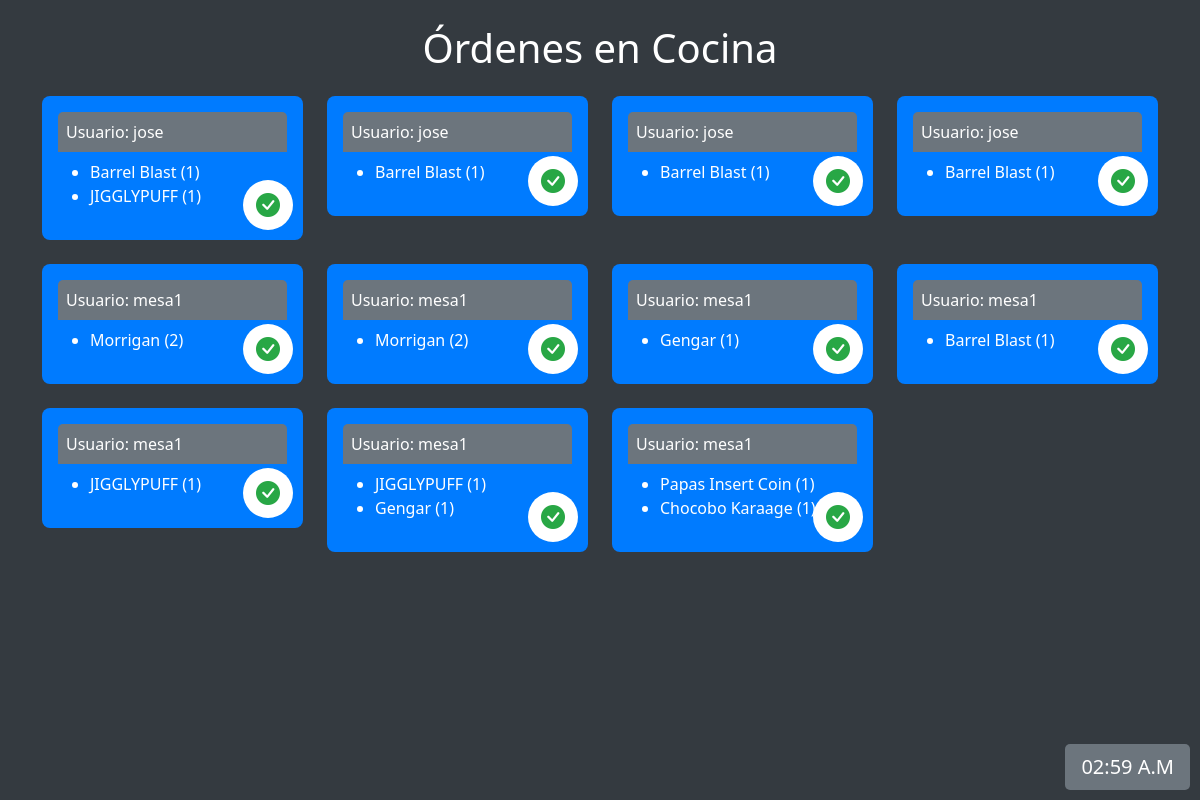
The page /cocina/ (signed in) on the database its author committed.
### pedidos/models.py (models this page shows, shortened)
class Pedido(models.Model):
    ESTADOS = [
        ('PREP', 'En preparación'),
        ('LIST', 'Listo para entrega'),
        ('ENTR', 'Entregado'),
    ]
    mesa = models.ForeignKey(settings.AUTH_USER_MODEL, on_delete=models.CASCADE)  # Cambiado a AUTH_USER_MODEL
    fecha_pedido = models.DateTimeField(auto_now_add=True)
    productos = models.ManyToManyField(Producto, through='PedidoProducto')
    total = models.IntegerField(default=0)
    estado = models.CharField(max_length=4, choices=ESTADOS, default='PREP')  # Estado inicial

class PedidoProducto(models.Model):
    pedido = models.ForeignKey(Pedido, on_delete=models.CASCADE)
    producto = models.ForeignKey(Producto, on_delete=models.CASCADE)
    cantidad = models.PositiveIntegerField(default=1)
    subtotal = models.IntegerField()

class Producto(models.Model):
    CATEGORIAS = [
        ('Platos', 'Platos'),
        ('Bebestibles', 'Bebestibles'),
        ('Acompañamiento', 'Acompañamiento'),
        ('Postres', 'Postres'),
    ]
    nombre = models.CharField(max_length=100)
    categoria = models.CharField(max_length=50, choices=CATEGORIAS)
    precio = models.IntegerField()
    descripcion = models.TextField(blank=True, null=True)
    disponible = models.BooleanField(default=True)
    imagen = models.ImageField(upload_to='productos/', blank=True, null=True)

### cocina/views.py (the view)
# urls.py: path('', views.vista_cocina, name='vista_cocina'),
def vista_cocina(request):
    pedidos = Pedido.objects.filter(estado='PREP').order_by('fecha_pedido')
    return render(request, 'cocina/vista_cocina.html', {'pedidos': pedidos})

### cocina/templates/cocina/vista_cocina.html (shortened to what this page needs)
{% load static %}
<!DOCTYPE html>
<html lang="es">
<head>
    <link rel="stylesheet" href="https://cdn.jsdelivr.net/npm/bootstrap@5.3.0-alpha1/dist/css/bootstrap.min.css">
    <link rel="stylesheet" href="https://cdn.jsdelivr.net/npm/bootstrap-icons@1.9.0/font/bootstrap-icons.css">
    <link rel="stylesheet" href="{% static 'css/cocina.css' %}">
</head>
<body>
<div class="container mt-4">
    <h1 class="text-center mb-4">Órdenes en Cocina</h1>
    <div class="row g-4">
        {% for pedido in pedidos %}
            <div class="col-md-3">
                <div class="order-card position-relative" id="order-card-{{ pedido.id }}">
                    <div class="order-header">
                        Usuario: {{ pedido.mesa.username }}
                    </div>
                    <ul class="mt-2">
                        {% for pedido_producto in pedido.pedidoproducto_set.all %}
                            <li>{{ pedido_producto.producto.nombre }} ({{ pedido_producto.cantidad }})</li>
                        {% endfor %}
                    </ul>
                    <button class="check-button btn" data-order-id="{{ pedido.id }}">
                        <i class="bi bi-check-circle-fill"></i>
                    </button>
                </div>
            </div>
        {% empty %}
            <p class="text-center">No hay órdenes pendientes.</p>
        {% endfor %}
    </div>
    <div class="clock" id="clock">13:00 P.M</div>
</div>
</body>
</html>

### pedidos/static/css/cocina.css (style rules this page uses)
.order-card { background-color: #007bff; color: white; border-radius: 8px; padding: 1rem; transition: opacity 0.5s ease-out; }
.order-header { background-color: #6c757d; color: white; padding: 0.5rem; border-radius: 5px 5px 0 0; }
.check-button { position: absolute; bottom: 10px; right: 10px; font-size: 1.5rem; color: #28a745; background-color: #ffffff; border-radius: 50%; width: 50px; height: 50px; display: flex; align-items: center; justify-content: center; border: none; }
.clock { position: fixed; bottom: 10px; right: 10px; font-size: 1.25rem; color: white; background-color: #6c757d; padding: 0.5rem 1rem; border-radius: 5px; }
body { background-color: #343a40; color: white; }

### rows shown on the page
Pedido: mesa.username "jose"
PedidoProducto: producto.nombre "Barrel Blast", cantidad "1"
PedidoProducto: producto.nombre "JIGGLYPUFF", cantidad "1"
Pedido: mesa.username "jose"
PedidoProducto: producto.nombre "Barrel Blast", cantidad "1"
Pedido: mesa.username "jose"
PedidoProducto: producto.nombre "Barrel Blast", cantidad "1"
Pedido: mesa.username "jose"
PedidoProducto: producto.nombre "Barrel Blast", cantidad "1"
Pedido: mesa.username "mesa1"
PedidoProducto: producto.nombre "Morrigan", cantidad "2"
Pedido: mesa.username "mesa1"
PedidoProducto: producto.nombre "Morrigan", cantidad "2"
Pedido: mesa.username "mesa1"
PedidoProducto: producto.nombre "Gengar", cantidad "1"
Pedido: mesa.username "mesa1"
PedidoProducto: producto.nombre "Barrel Blast", cantidad "1"
Pedido: mesa.username "mesa1"
PedidoProducto: producto.nombre "JIGGLYPUFF", cantidad "1"
Pedido: mesa.username "mesa1"
PedidoProducto: producto.nombre "JIGGLYPUFF", cantidad "1"
PedidoProducto: producto.nombre "Gengar", cantidad "1"
Pedido: mesa.username "mesa1"
PedidoProducto: producto.nombre "Papas Insert Coin", cantidad "1"
PedidoProducto: producto.nombre "Chocobo Karaage", cantidad "1"
